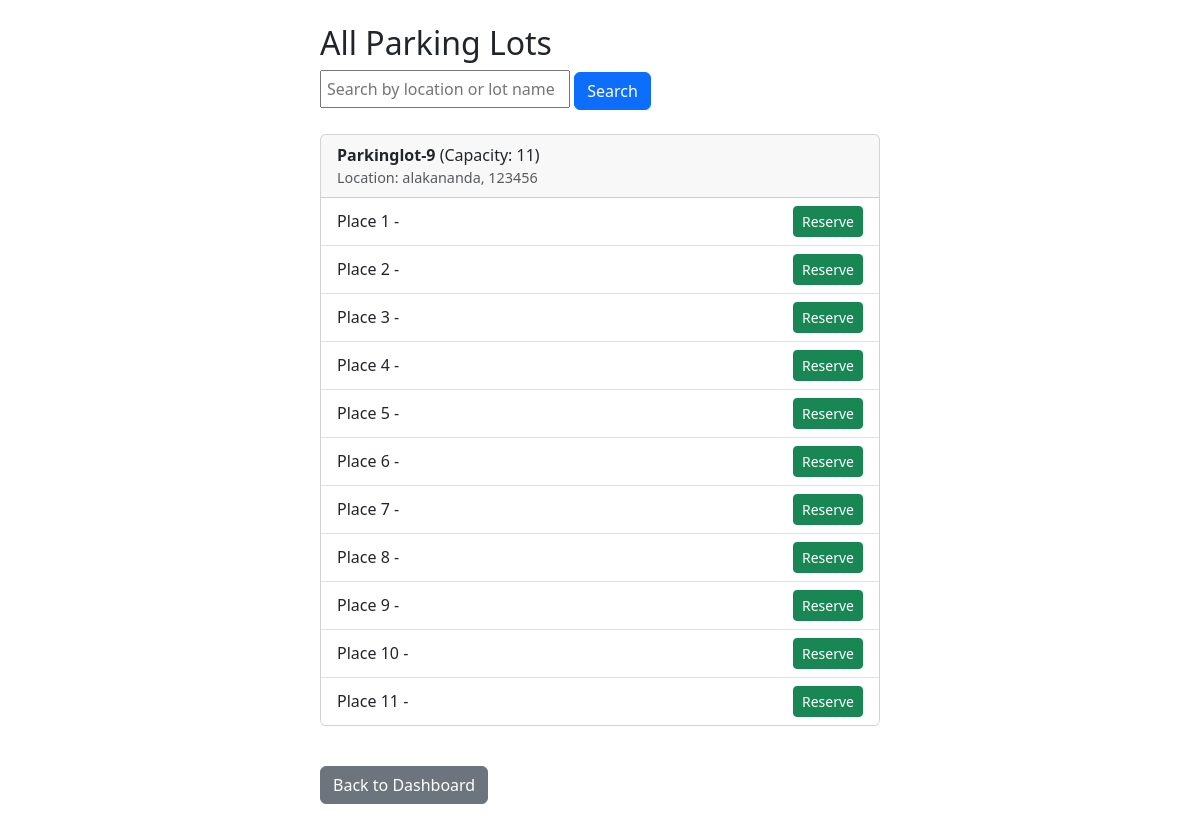
/viewlots (signed in), run on an earlier commit of the app's database.
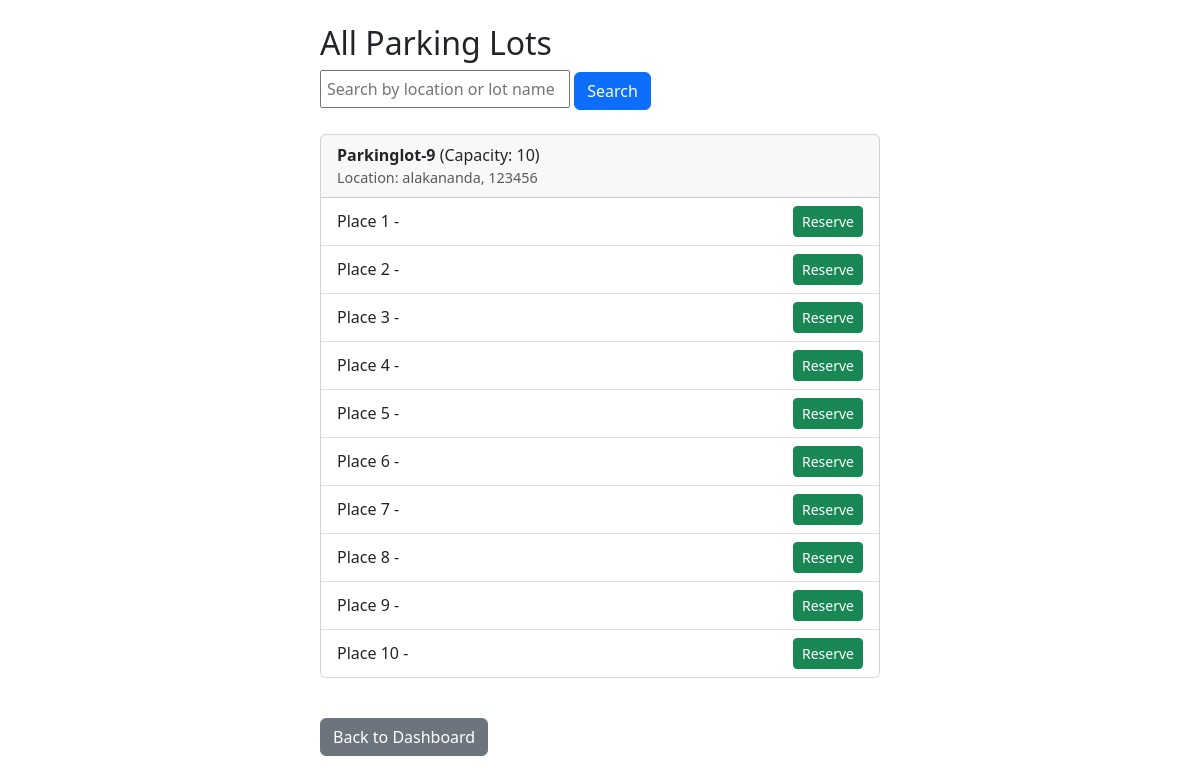
And on a later commit of the database.
### app.py (models this page shows)
class ParkingLot(db.Model):
    __tablename__ = 'parkinglots'
    id = db.Column(db.Integer, primary_key=True)
    name = db.Column(db.String(100), nullable=False)
    landmark = db.Column(db.String(100), nullable=False)
    address = db.Column(db.String(200))
    pincode = db.Column(db.String(10))
    price = db.Column(db.Integer)
    max_spots = db.Column(db.Integer)
    places = db.relationship('Place', backref='lot', lazy=True)

class Place(db.Model):
    __tablename__ = 'places'
    id = db.Column(db.Integer, primary_key=True)
    lot_id = db.Column(db.Integer, db.ForeignKey('parkinglots.id'))
    number = db.Column(db.Integer)
    is_reserved = db.Column(db.Boolean, default=False)

### app.py (the view, shortened to what this page needs)
@app.route('/viewlots')
def viewlots():
    if 'user_id' not in session:
        return redirect(url_for('login'))
    user_id = session['user_id']
    user = User.query.get(user_id)
    is_admin = user.is_admin
    search_query = request.args.get('search', '').strip()
    query = ParkingLot.query
    lots = query.all()
    for lot in lots:
        lot.spots = Place.query.filter_by(lot_id=lot.id).order_by(Place.number).all()
    user_reservations = {}
    if not is_admin:
        reservations = Reservation.query.filter_by(user_id=user_id, status='active').all()
        for r in reservations:
            user_reservations[r.place_id] = True
    return render_template('viewlots.html', lots=lots, is_admin=is_admin, user_reservations=user_reservations, search=search_query)

### templates/viewlots.html (shortened to what this page needs)
<!DOCTYPE html>
<html>
<head>
    <link rel="stylesheet" href="https://cdn.jsdelivr.net/npm/bootstrap@5.3.0/dist/css/bootstrap.min.css">
</head>
<body class="p-4">
<div class="container d-flex justify-content-center">
  <div class="w-100" style="max-width: 560px;">
    <h2>All Parking Lots</h2>
    <form method="get" action="{{ url_for('viewlots') }}" style="margin-bottom: 16px;">
        <input
            type="text"
            name="search"
            placeholder="Search by location or lot name"
            value="{{ search or '' }}"
            style="width: 250px; padding: 5px;"
        />
        <button type="submit" class="btn btn-primary">Search</button>
    </form>
    {% for lot in lots %}
        <div class="card my-4">
            <div class="card-header">
                <strong>{{ lot.name }}</strong> (Capacity: {{ lot.spots|length }})
                <div class="text-muted" style="font-size: 0.9rem;">Location: {{ lot.address }}, {{ lot.pincode }}</div>
            </div>
            <ul class="list-group list-group-flush">
                {% for place in lot.spots|sort(attribute='number') %}
                    <li class="list-group-item d-flex justify-content-between align-items-center">
                        Place {{ place.number }} -
                        {% if place.is_reserved %}
                            {% if is_admin or place.id in user_reservations %}
                                <form method="POST" action="{{ url_for('release_place', place_id=place.id) }}" style="display:inline;">
                                    <button type="submit" class="btn btn-danger btn-sm">Release</button>
                                </form>
                            {% else %}
                                <span class="badge bg-secondary">Occupied</span>
                            {% endif %}
                        {% else %}
                            <form method="POST" action="{{ url_for('reserve_place', place_id=place.id) }}" style="display:inline;">
                                <button type="submit" class="btn btn-success btn-sm">Reserve</button>
                            </form>
                        {% endif %}
                    </li>
                {% endfor %}
            </ul>
        </div>
    {% endfor %}
    <a href="{{ url_for('dashboard') }}" class="btn btn-secondary mt-3">Back to Dashboard</a>
  </div>
</div>
</body>
</html>

What changed in the data, as far as the page shows it:
removed Place: number "11"
computed for ParkingLot "Parkinglot-9": spots|length "11" → "10"
